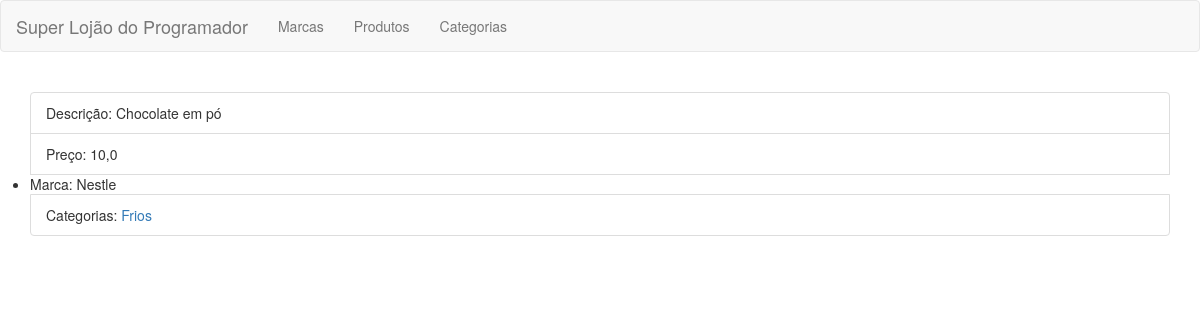
/produto/perfil/1/, run on the app's committed database.
### apps/app/models.py (models this page shows, shortened)
class Produto(models.Model):
    descricao = models.CharField(max_length=50, null=False)
    preco = models.FloatField(null=False)
    marca = models.ForeignKey(Marca, on_delete=models.CASCADE, null=True)
    categoria = models.ManyToManyField(Categoria)

class Marca(models.Model):
    nome = models.CharField(max_length=50, null=False)
    def __str__(self):
        return self.nome

class Categoria(models.Model):
    nome =models.CharField(max_length=20, null=True)
    def __str__(self):
        return self.nome

### apps/app/views.py (the view)
# urls.py: path("produto/perfil/<int:pk>/", views.perfil_produto, name='perfil_produto'),
def perfil_produto(request, pk, template_name="produto/produto_show.html"):
    produto = get_object_or_404(Produto, pk=pk)
    return render(request, template_name, {"produto": produto})

### templates/produto/produto_show.html (shortened to what this page needs)
{% extends 'base.html'%}
{% block content %}
<div class="row">
    <div class="col-md-12">
        <ul class="list-group">
            <li class="list-group-item"> Descrição: {{produto.descricao}}</li>
            <li class="list-group-item">Preço: {{produto.preco}}</li>
            <li class="'list-group-item">Marca: {{produto.marca}}</li>
            <li class="list-group-item">Categorias:
                {% for categoria in produto.categoria.all %}
                    <a href="{% url 'categoria_produto' pk=categoria.pk%}">{{categoria}}</a>
                {% endfor %}
            </li>
        </ul>
    </div>
</div>
{% endblock content %}

### data on the page
Produto: descricao "Chocolate em pó", preco "10,0", marca "Nestle"
Categoria: nome "Frios"
